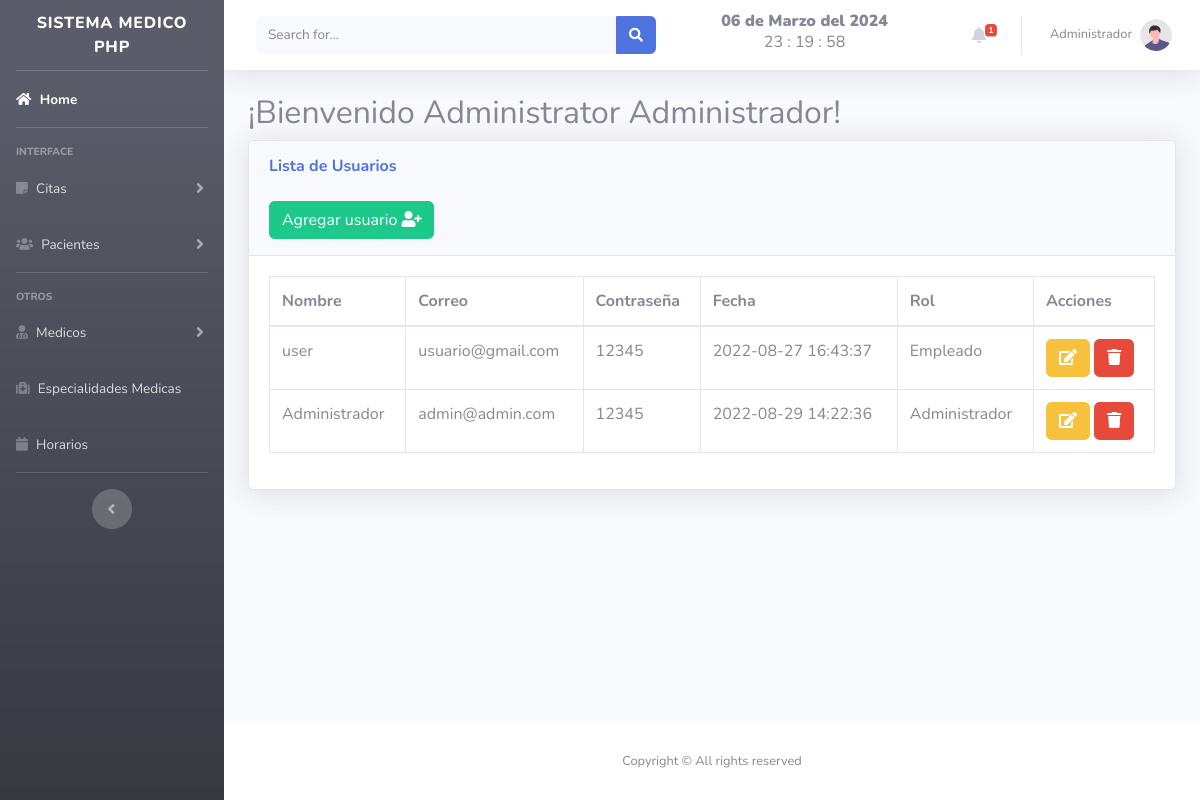
The app's page /views/usuarios.php (signed in) with its own data.
### tables this page shows
CREATE TABLE IF NOT EXISTS `user` (
  `id` int NOT NULL AUTO_INCREMENT,
  `nombre` varchar(50) NOT NULL,
  `correo` varchar(50) NOT NULL,
  `password` varchar(50) NOT NULL,
  `fecha` timestamp NOT NULL DEFAULT CURRENT_TIMESTAMP,
  `rol` int NOT NULL,
  PRIMARY KEY (`id`),
  UNIQUE KEY `correo` (`correo`),
  KEY `rol` (`rol`),
  CONSTRAINT `FK_user_roles` FOREIGN KEY (`rol`) REFERENCES `roles` (`id`)
);

CREATE TABLE IF NOT EXISTS `roles` (
  `id` int NOT NULL AUTO_INCREMENT,
  `rol` varchar(50) NOT NULL,
  PRIMARY KEY (`id`)
);

### views/usuarios.php (the view, shortened to what this page needs)
<!DOCTYPE html>
<html lang="en">
<head>
</head>
<?php include "../includes/header.php"; ?>
<body id="page-top">
    <div class="container-fluid">
        <h2 class="subtitle">¡Bienvenido Administrator <?php echo $_SESSION['nombre']; ?>!</h2>
        <div class="card shadow mb-4">
            <div class="card-header py-3">
                <h6 class="m-0 font-weight-bold text-primary">Lista de Usuarios</h6>
                <br>
                <button type="button" class="btn btn-success" data-toggle="modal" data-target="#user">
                    <span class="glyphicon glyphicon-plus"></span> Agregar usuario <i class="fa fa-user-plus"></i> </a></button>
            </div>
            <div class="card-body">
                <div class="table-responsive">
                    <table class="table table-bordered" id="dataTable" width="100%" cellspacing="0">
                        <thead>
                            <tr>
                                <th>Nombre</th>
                                <th>Correo</th>
                                <th>Contraseña</th>
                                <th>Fecha</th>
                                <th>Rol</th>
                                <th>Acciones</th>
                            </tr>
                        </thead>
                        <?php
                        include "../includes/db.php";
                        $result = mysqli_query($conexion, "SELECT  user.id, user.nombre, user.correo, user.password, user.fecha,
roles.rol FROM user
LEFT JOIN roles ON user.rol= roles.id ");
                        while ($fila = mysqli_fetch_assoc($result)) :
                        ?>
                            <tr>
                                <td><?php echo $fila['nombre']; ?></td>
                                <td><?php echo $fila['correo']; ?></td>
                                <td><?php echo $fila['password']; ?></td>
                                <td><?php echo $fila['fecha']; ?></td>
                                <td><?php echo $fila['rol']; ?></td>
                                <td>
                                    <a class="btn btn-warning" href="../includes/editar_user.php?id=<?php echo $fila['id'] ?> ">
                                        <i class="fa fa-edit "></i> </a>
                                    <a href="../includes/eliminar_user.php?id=<?php echo $fila['id'] ?> " class="btn btn-danger btn-del">
                                        <i class="fa fa-trash "></i></a></button>
                                </td>
                            </tr>
                        <?php endwhile; ?>
                    </table>
                </div>
            </div>
        </div>
    </div>
    <?php include "../includes/footer.php"; ?>
<?php include "../includes/_sesion/registros.php"; ?>
</body>
</html>

### records on screen
user: nombre "user", correo "usuario@gmail.com", password "12345", fecha "2022-08-27 16:43:37", rol.rol "Empleado"
user: nombre "Administrador", correo "admin@admin.com", password "12345", fecha "2022-08-29 14:22:36", rol.rol "Administrador"

### other values on screen
fecha() "06 de Marzo del 2024"
$_SESSION['nombre'] "Administrador"
